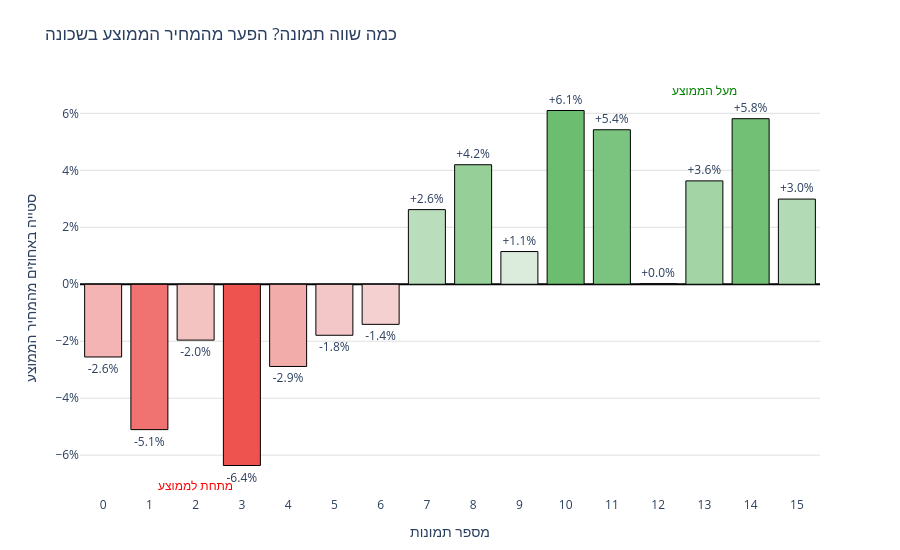

Notebook code for this chart:
### Code cell
import plotly.express as px
import pandas as pd
import numpy as np

# 1. חישוב מחיר "מצופה" (Baseline)

base_prices = df_analysis.groupby(['neighborhood', 'rooms_clean'])['price'].mean().reset_index()
base_prices.rename(columns={'price': 'expected_price'}, inplace=True)

df_premium = df_analysis.merge(base_prices, on=['neighborhood', 'rooms_clean'], how='left')
df_premium['price_premium_percent'] = ((df_premium['price'] - df_premium['expected_price']) / df_premium['expected_price']) * 100

premium_trend = df_premium.groupby('images_count')['price_premium_percent'].mean().reset_index()
premium_trend_filtered = premium_trend[premium_trend['images_count'] <= 15].copy()

pastel_diverging = ["#EF5350", "#F5F5F5", "#66BB6A"]

# 2. הכנת טקסט להצגה (עם סימן %)
premium_trend_filtered['label_text'] = premium_trend_filtered['price_premium_percent'].apply(lambda x: f"{x:+.1f}%")

# 3. יצירת הגרף המשופר
fig_premium = px.bar(
    premium_trend_filtered,
    x='images_count',
    y='price_premium_percent',
    title='כמה שווה תמונה? הפער מהמחיר הממוצע בשכונה',
    labels={'images_count': 'מספר תמונות במודעה', 'price_premium_percent': 'סטייה מהמחיר הממוצע (%)'},

    # צביעה לפי הערך
    color='price_premium_percent',

    # סקאלת צבעים: אדום (שלילי) -> צהוב (אפס) -> ירוק (חיובי)
    color_continuous_scale=pastel_diverging,
    color_continuous_midpoint=0,

    text='label_text'
)

# 4. עיצוב ושיפורים ויזואליים
fig_premium.update_traces(
    textposition='outside', # הטקסט מעל/מתחת לבר ולא בתוכו
    marker_line_color='black', # מסגרת דקה לכל בר
    marker_line_width=1,
    textfont_size=12
)

fig_premium.update_layout(
    template="plotly_white",
    height=550,

    # הסתרת בר הצבעים בצד (כי הצבעים אינטואיטיביים)
    coloraxis_showscale=False,

    yaxis=dict(
        title="סטייה באחוזים מהמחיר הממוצע",
        ticksuffix="%", # מוסיף % לציר עצמו
        showgrid=True,
        gridcolor='#E0E0E0',
        zeroline=True,      # קו האפס המובנה של פלוטלי
        zerolinecolor='black', # צבע קו האפס
        zerolinewidth=2     # עובי קו האפס
    ),

    xaxis=dict(
        title="מספר תמונות",
        tickmode='linear', # מספרים שלמים בלבד
        dtick=1,
        showgrid=False
    ),

    # הרחבת הטווח בציר ה-Y כדי שהטקסט (outside) לא ייחתך
    margin=dict(t=80, b=50)
)

fig_premium.add_annotation(
    x=2, y=premium_trend_filtered['price_premium_percent'].min(),
    text="מתחת לממוצע", showarrow=False, yshift=-20, font=dict(color="red")
)
fig_premium.add_annotation(
    x=13, y=premium_trend_filtered['price_premium_percent'].max(),
    text="מעל הממוצע", showarrow=False, yshift=20, font=dict(color="green")
)

fig_premium.show()

### Figure 1 — Plotly figure (JSON) as saved in the notebook; plotly's stock layout.template omitted (floating-point values rounded to 4 significant figures)
{"data": [{"hovertemplate": "מספר תמונות במודעה=%{x}<br>סטייה מהמחיר הממוצע (%)=%{marker.color}<br>label_text=%{text}<extra></extra>", "legendgroup": "", "marker": {"color": [-2.553, -5.103, -1.961, -6.363, -2.887, -1.791, -1.408, 2.62, 4.196, 1.148, 6.1, 5.424, 0.01833, 3.629, 5.812, 2.99], "coloraxis": "coloraxis", "line": {"color": "black", "width": 1}, "pattern": {"shape": ""}}, "name": "", "orientation": "v", "showlegend": false, "text": ["-2.6%", "-5.1%", "-2.0%", "-6.4%", "-2.9%", "-1.8%", "-1.4%", "+2.6%", "+4.2%", "+1.1%", "+6.1%", "+5.4%", "+0.0%", "+3.6%", "+5.8%", "+3.0%"], "textfont": {"size": 12}, "textposition": "outside", "type": "bar", "x": [0, 1, 2, 3, 4, 5, 6, 7, 8, 9, 10, 11, 12, 13, 14, 15], "xaxis": "x", "y": [-2.553, -5.103, -1.961, -6.363, -2.887, -1.791, -1.408, 2.62, 4.196, 1.148, 6.1, 5.424, 0.01833, 3.629, 5.812, 2.99], "yaxis": "y"}], "layout": {"annotations": [{"font": {"color": "red"}, "showarrow": false, "text": "מתחת לממוצע", "x": 2, "y": -6.363, "yshift": -20}, {"font": {"color": "green"}, "showarrow": false, "text": "מעל הממוצע", "x": 13, "y": 6.1, "yshift": 20}], "barmode": "relative", "coloraxis": {"cmid": 0, "colorbar": {"title": {"text": "סטייה מהמחיר הממוצע (%)"}}, "colorscale": [[0, "#EF5350"], [0.5, "#F5F5F5"], [1, "#66BB6A"]], "showscale": false}, "height": 550, "legend": {"tracegroupgap": 0}, "margin": {"b": 50, "t": 80}, "title": {"text": "כמה שווה תמונה? הפער מהמחיר הממוצע בשכונה"}, "xaxis": {"anchor": "y", "domain": [0, 1], "dtick": 1, "showgrid": false, "tickmode": "linear", "title": {"text": "מספר תמונות"}}, "yaxis": {"anchor": "x", "domain": [0, 1], "gridcolor": "#E0E0E0", "showgrid": true, "ticksuffix": "%", "title": {"text": "סטייה באחוזים מהמחיר הממוצע"}, "zeroline": true, "zerolinecolor": "black", "zerolinewidth": 2}}}
